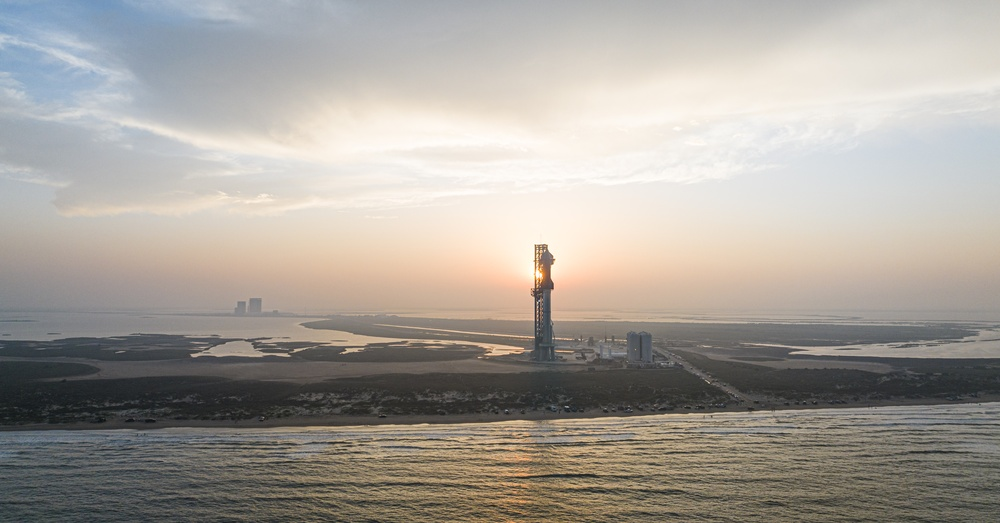
#> input picture Images/Rocket_Image.jpg, 1000 x 523 px, shrunk from 3840 x 2008 before the run
$ jupyter execute '4_Edge Detectors.ipynb'
#> lines starting #> are read from the running program, lines starting #| are printed output that depends on the picture
# Edge Detectors

[cell 1]
import pandas as pd
import numpy as np
import matplotlib.pyplot as plt
import seaborn as sns
from PIL import Image
import cv2

### Loading in Test Images

[cell 2]
RGB_img = Image.open('./Images/Rocket_Image.jpg')
#> RGB_img is the input picture: PIL image 1000x523 RGB; mean R, G, B 166.5, 161, 154
Grayscale_Img = RGB_img.convert('L')

## 1) Laplacian Edge Detector

[cell 3]
# 1. Creating the mask to implement Laplacian Filter
laplacian_mask = np.array([[0, 1, 0],
                            [1, -4, 1],
                            [0, 1, 0]])

# 2. Apply Convolution
grayscale_array = np.array(Grayscale_Img)
laplacian_grayscale_img = cv2.filter2D(grayscale_array, -1, laplacian_mask)

# Compare the images
plt.figure(figsize=(12, 6))
plt.subplot(1, 2, 1)
plt.title("Original Grayscale Image")
plt.imshow(grayscale_array, cmap='gray')
plt.axis('off')

plt.subplot(1, 2, 2)
plt.title("Laplacian Filtered Image")
plt.imshow(laplacian_grayscale_img, cmap='gray')
plt.axis('off')

plt.show()
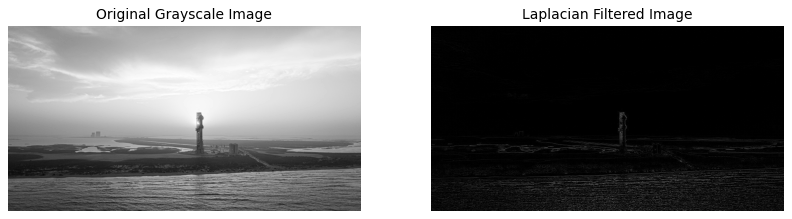
#> figure drawn by matplotlib, 2 panels

## 2) Sobel Edge Detector

[cell 4]
# Create the Sobel Filter Masks
Sobel_X = np.array([[-1, 0, 1],
                    [-2, 0, 2],
                    [-1, 0, 1]])

Sobel_Y = np.array([[1, 2, 1],
                    [0, 0, 0],
                    [-1, -2, -1]])
# Apply Sobel Filter
sobel_x_img = cv2.filter2D(grayscale_array, -1, Sobel_X)
sobel_y_img = cv2.filter2D(grayscale_array, -1, Sobel_Y)

# Combine the results
sobel_combined = np.hypot(sobel_x_img, sobel_y_img)
sobel_combined = np.uint8(sobel_combined)
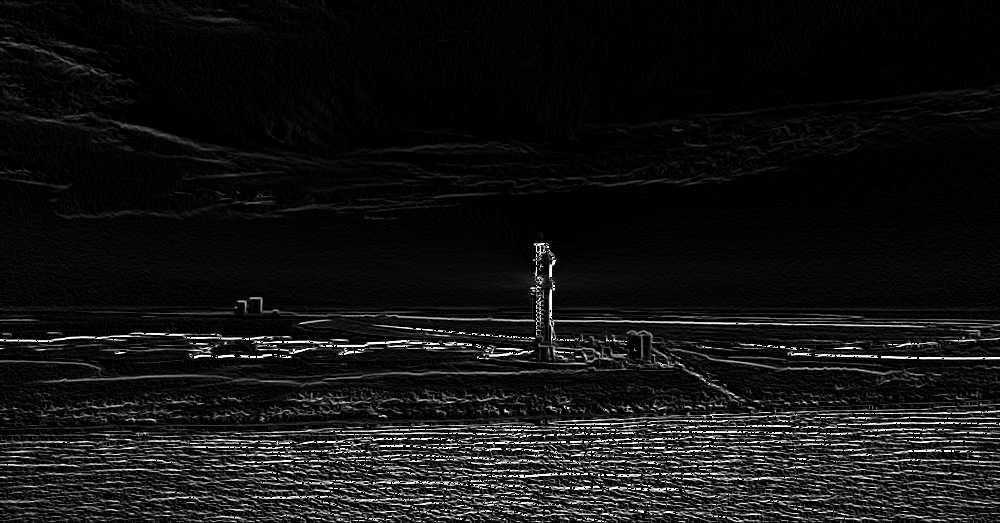
#> sobel_combined: shape (523, 1000); min 0, max 255, mean 19.4

# Compare the images
plt.figure(figsize=(12, 6))
plt.subplot(1, 2, 1)
plt.title("Original Grayscale Image")
plt.imshow(grayscale_array, cmap='gray')
plt.axis('off')

plt.subplot(1, 2, 2)
plt.title("Sobel Filtered Image")
plt.imshow(sobel_combined, cmap='gray')
plt.axis('off')

plt.show()

## 3) Canny Edge Detector

[cell 5]
# 1. Noise reduction using gaussian blur (5x5 kernel)
def gaussian_kernel(size=5, sigma=1):
    ax = np.linspace(-(size-1)//2, (size-1)//2, size)
    xx, yy = np.meshgrid(ax, ax)
    kernel = np.exp(-(xx**2 + yy**2) / (2 * sigma**2))
    return kernel / np.sum(kernel)

def convolve(img, kernel):
    k = kernel.shape[0] // 2
#> k = 2
    padded = np.pad(img, ((k, k), (k, k)), mode='edge')
    result = np.zeros_like(img)
    for i in range(img.shape[0]):
        for j in range(img.shape[1]):
            region = padded[i:i+kernel.shape[0], j:j+kernel.shape[1]]
            result[i, j] = np.sum(region * kernel)
    return result

blurred = convolve(grayscale_array, gaussian_kernel(5, 1))

[cell 6]
# 2. Gradient calculation (Sobel filters)
Kx = np.array([[-1, 0, 1],
               [-2, 0, 2],
               [-1, 0, 1]])
Ky = np.array([[-1, -2, -1],
               [ 0,  0,  0],
               [ 1,  2,  1]])

Ix = convolve(blurred, Kx)
#> after the loop in convolve (call 2), `for i in range(img.shape[0]):`:
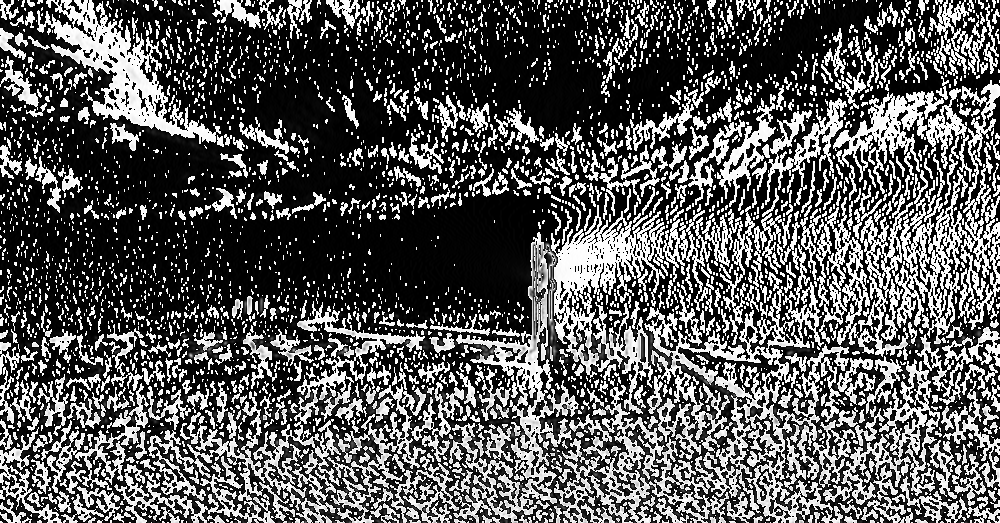
#> result: shape (523, 1000); min 0, max 255, mean 89.8
Iy = convolve(blurred, Ky)
#> after the loop in convolve (call 3), `for i in range(img.shape[0]):`:
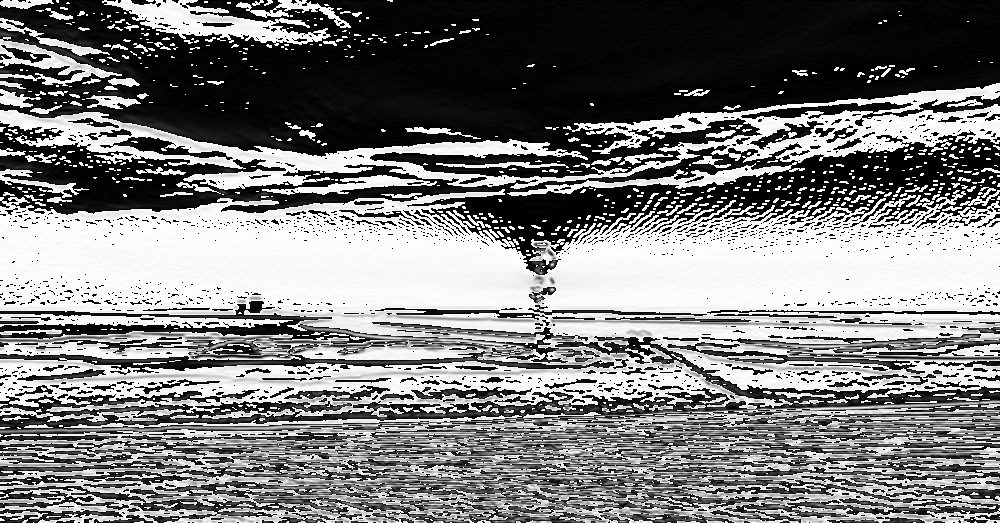
#> result: shape (523, 1000); min 0, max 255, mean 124.4

magnitude = np.hypot(Ix, Iy)
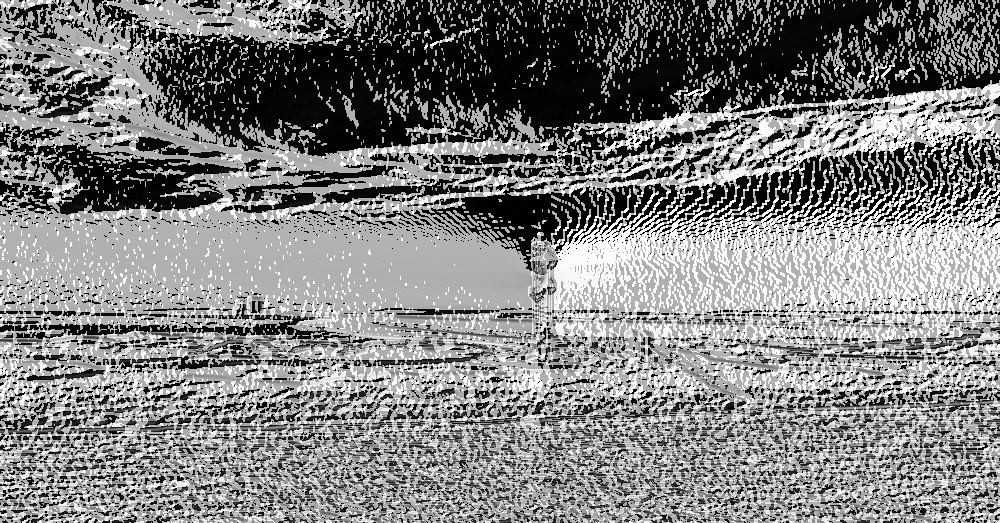
#> magnitude: shape (523, 1000) float16; min 0, max 360.5, mean 181.9; drawn with min black and max white
magnitude = magnitude / magnitude.max() * 255
theta = np.arctan2(Iy, Ix)
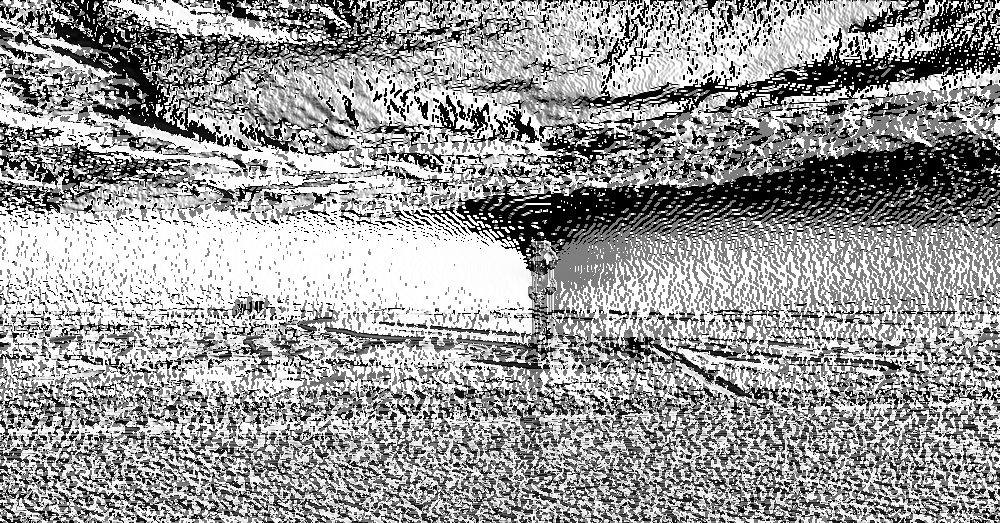
#> theta: shape (523, 1000) float16; min 0, max 1.57, mean 0.956; drawn with min black and max white

[cell 7]
# 3. Non-maximum suppression
def non_max_suppression(mag, theta):
    Z = np.zeros_like(mag)
    angle = theta * 180. / np.pi
    angle[angle < 0] += 180

    for i in range(1, mag.shape[0]-1):
        for j in range(1, mag.shape[1]-1):
            q = 255
            r = 255
            # angle 0
            if (0 <= angle[i,j] < 22.5) or (157.5 <= angle[i,j] <= 180):
                q = mag[i, j+1]
                r = mag[i, j-1]
            # angle 45
            elif (22.5 <= angle[i,j] < 67.5):
                q = mag[i+1, j-1]
                r = mag[i-1, j+1]
            # angle 90
            elif (67.5 <= angle[i,j] < 112.5):
                q = mag[i+1, j]
                r = mag[i-1, j]
            # angle 135
            elif (112.5 <= angle[i,j] < 157.5):
                q = mag[i-1, j-1]
                r = mag[i+1, j+1]

            if (mag[i,j] >= q) and (mag[i,j] >= r):
                Z[i,j] = mag[i,j]
            else:
                Z[i,j] = 0
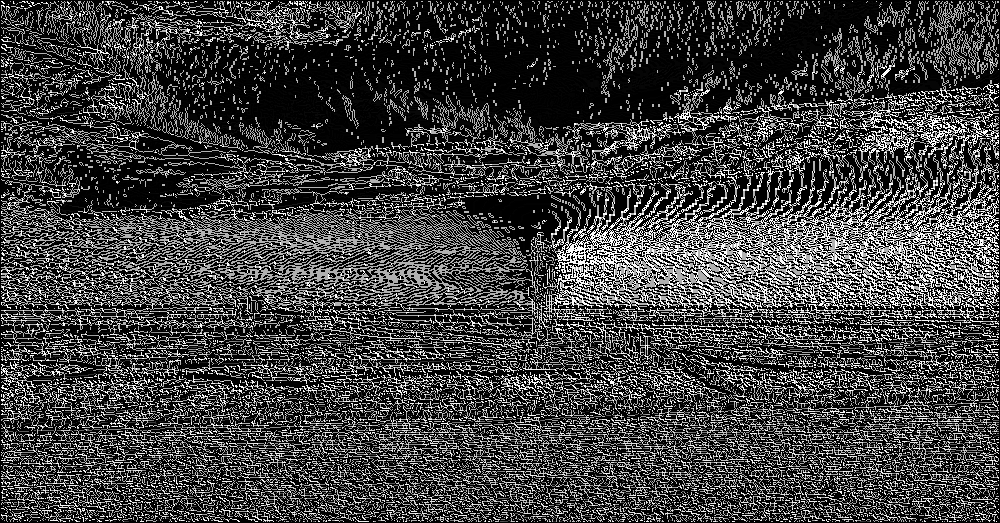
#> Z: shape (523, 1000) float16; min 0, max 255, mean 65.4
    return Z

non_max_suppression = non_max_suppression(magnitude, theta)

[cell 8]
# 4. Double threshold + hysteresis
def threshold(img, low, high):
#> called with low = 50, high = 100
    strong = 255
    weak = 75

    res = np.zeros_like(img, dtype=np.uint8)

    strong_i, strong_j = np.where(img >= high)
    weak_i, weak_j = np.where((img <= high) & (img >= low))
#> weak_i = 2096 values from 71 to 521; weak_j = 2096 values, max 998 at index 23, min 1 at index 738, mean 552.4

    res[strong_i, strong_j] = strong
    res[weak_i, weak_j] = weak
    return res, weak, strong

def hysteresis(img, weak, strong):
    strong_i, strong_j = np.where(img == strong)
    for i, j in zip(strong_i, strong_j):
        # Check 8-connected neighbors
        for x in range(-1, 2):
            for y in range(-1, 2):
                if (0 <= i+x < img.shape[0]) and (0 <= j+y < img.shape[1]):
                    if img[i+x, j+y] == weak:
                        img[i+x, j+y] = strong
    return img

[cell 9]
double_threshold, weak, strong = threshold(non_max_suppression, 50, 100)
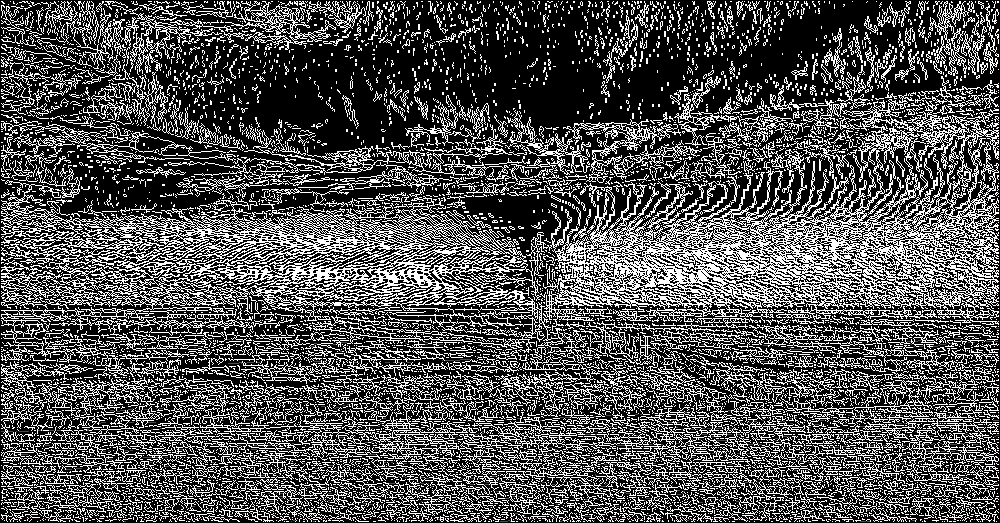
#> double_threshold: shape (523, 1000); min 0, max 255, mean 81.8
#> weak = 75; strong = 255
final_edges = hysteresis(double_threshold, weak, strong)
#> the loop in hysteresis, `for i, j in zip(strong_i, strong_j):` made 167241 passes
#> j on passes 1 to 3: 1, 2, 10

# Show result and compare with original image
plt.figure(figsize=(12,6))
plt.subplot(1,2,1)
plt.imshow(grayscale_array, cmap='gray')
plt.axis('off')
plt.title("Original")

plt.subplot(1,2,2)
plt.imshow(final_edges, cmap='gray')
plt.title("Canny Edges (Manual)")
plt.axis('off')
plt.show()

## 4) Laplacian of Gaussian(LoG) Edge Detector

[cell 10]
from scipy.ndimage import gaussian_filter, laplace

# 2. Apply Gaussian Blur
blurred = gaussian_filter(grayscale_array, sigma=1.0)  # sigma controls smoothing

# 3. Apply Laplacian
log_img = laplace(blurred)
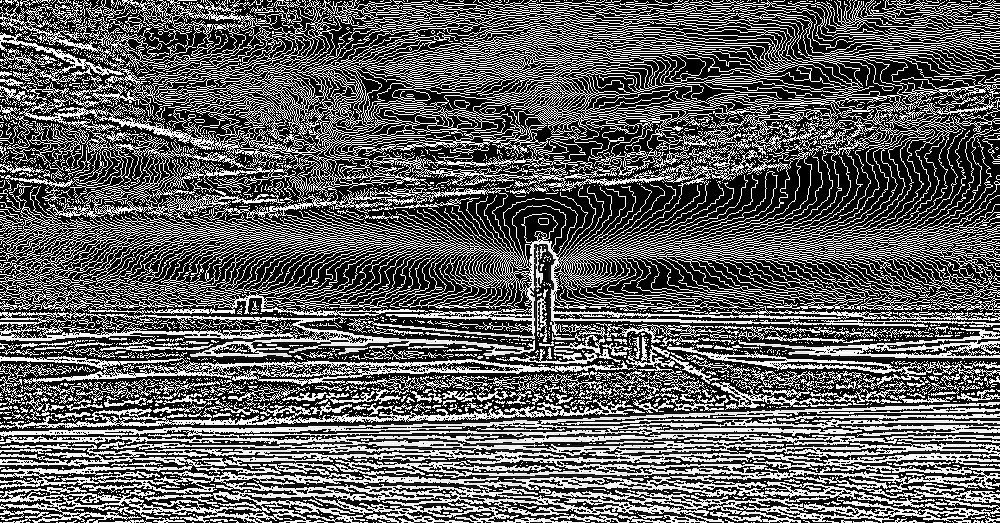
#> log_img: shape (523, 1000); min 0, max 255, mean 95.6

# 4. Take absolute + normalize to [0,255]
log_img = np.abs(log_img)
log_img = (log_img / log_img.max()) * 255
log_img = log_img.astype(np.uint8)

# Convert back to image
edge_img = Image.fromarray(log_img)

# Show results
plt.figure(figsize=(12,6))
plt.subplot(1,2,1)
plt.imshow(grayscale_array, cmap="gray")
plt.title("Original")
plt.axis('off')
plt.subplot(1,2,2)
plt.imshow(edge_img, cmap="gray")
plt.title("LoG Edges")
plt.axis('off')
plt.show()
